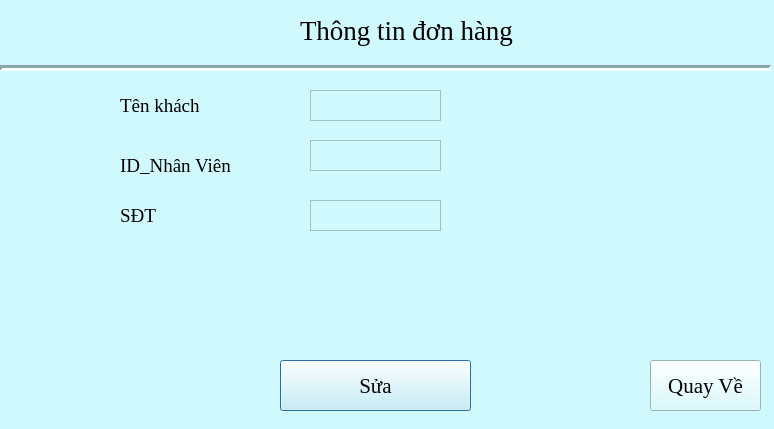
<?xml version="1.0" encoding="UTF-8"?>
<ui version="4.0">
 <class>Dialog</class>
 <widget class="QDialog" name="Dialog">
  <property name="geometry">
   <rect>
    <x>0</x>
    <y>0</y>
    <width>774</width>
    <height>429</height>
   </rect>
  </property>
  <property name="windowTitle">
   <string>Dialog</string>
  </property>
  <property name="styleSheet">
   <string notr="true">background-color: #D0F9FD;</string>
  </property>
  <widget class="QLabel" name="label">
   <property name="geometry">
    <rect>
     <x>300</x>
     <y>10</y>
     <width>381</width>
     <height>41</height>
    </rect>
   </property>
   <property name="font">
    <font>
     <family>Times New Roman</family>
     <pointsize>20</pointsize>
    </font>
   </property>
   <property name="text">
    <string>Thông tin đơn hàng</string>
   </property>
  </widget>
  <widget class="QLabel" name="Favicon">
   <property name="geometry">
    <rect>
     <x>40</x>
     <y>0</y>
     <width>71</width>
     <height>61</height>
    </rect>
   </property>
   <property name="text">
    <string/>
   </property>
  </widget>
  <widget class="Line" name="line">
   <property name="geometry">
    <rect>
     <x>0</x>
     <y>60</y>
     <width>771</width>
     <height>16</height>
    </rect>
   </property>
   <property name="lineWidth">
    <number>3</number>
   </property>
   <property name="orientation">
    <enum>Qt::Horizontal</enum>
   </property>
  </widget>
  <widget class="QTextEdit" name="txtTenkhach">
   <property name="geometry">
    <rect>
     <x>310</x>
     <y>90</y>
     <width>131</width>
     <height>31</height>
    </rect>
   </property>
  </widget>
  <widget class="QLabel" name="iconTaiKhoan">
   <property name="geometry">
    <rect>
     <x>120</x>
     <y>90</y>
     <width>161</width>
     <height>31</height>
    </rect>
   </property>
   <property name="font">
    <font>
     <family>Times New Roman</family>
     <pointsize>14</pointsize>
    </font>
   </property>
   <property name="text">
    <string>Tên khách</string>
   </property>
  </widget>
  <widget class="QPushButton" name="btnSuadonhang">
   <property name="geometry">
    <rect>
     <x>280</x>
     <y>360</y>
     <width>191</width>
     <height>51</height>
    </rect>
   </property>
   <property name="font">
    <font>
     <family>Times New Roman</family>
     <pointsize>16</pointsize>
    </font>
   </property>
   <property name="text">
    <string>Sửa</string>
   </property>
  </widget>
  <widget class="QPushButton" name="btnQuayVe">
   <property name="geometry">
    <rect>
     <x>650</x>
     <y>360</y>
     <width>111</width>
     <height>51</height>
    </rect>
   </property>
   <property name="font">
    <font>
     <family>Times New Roman</family>
     <pointsize>16</pointsize>
    </font>
   </property>
   <property name="text">
    <string>Quay Về</string>
   </property>
  </widget>
  <widget class="QLabel" name="iconTaiKhoan_4">
   <property name="geometry">
    <rect>
     <x>120</x>
     <y>150</y>
     <width>141</width>
     <height>31</height>
    </rect>
   </property>
   <property name="font">
    <font>
     <family>Times New Roman</family>
     <pointsize>14</pointsize>
    </font>
   </property>
   <property name="text">
    <string>ID_Nhân Viên</string>
   </property>
  </widget>
  <widget class="QTextEdit" name="txtIDNhanVien">
   <property name="geometry">
    <rect>
     <x>310</x>
     <y>140</y>
     <width>131</width>
     <height>31</height>
    </rect>
   </property>
  </widget>
  <widget class="QLabel" name="iconTaiKhoan_7">
   <property name="geometry">
    <rect>
     <x>120</x>
     <y>200</y>
     <width>161</width>
     <height>31</height>
    </rect>
   </property>
   <property name="font">
    <font>
     <family>Times New Roman</family>
     <pointsize>14</pointsize>
    </font>
   </property>
   <property name="text">
    <string>SĐT</string>
   </property>
  </widget>
  <widget class="QTextEdit" name="txtSDT">
   <property name="geometry">
    <rect>
     <x>310</x>
     <y>200</y>
     <width>131</width>
     <height>31</height>
    </rect>
   </property>
  </widget>
 </widget>
 <resources/>
 <connections/>
</ui>
